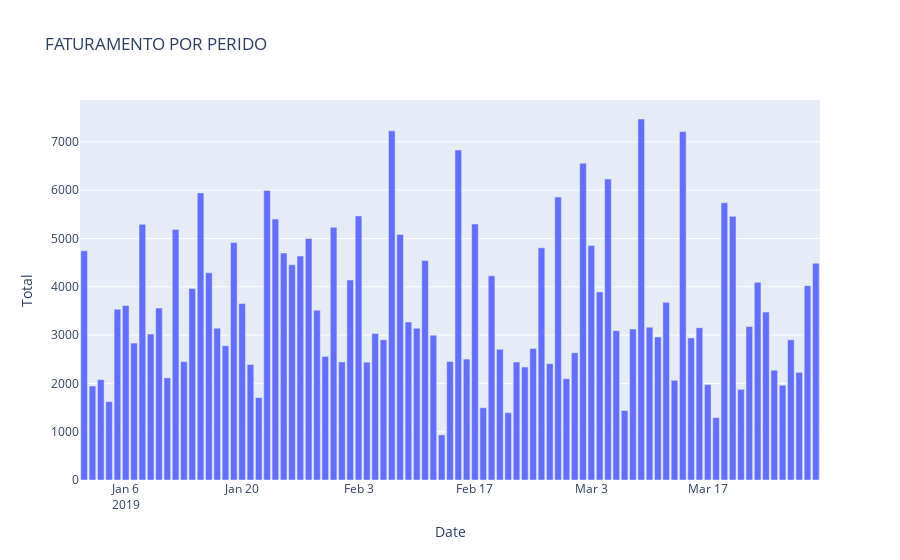

The cell this chart's notebook holds for it:
### Code cell
grafico_8 = px.bar(total_1, x="Date", y="Total", text_auto=True, title="FATURAMENTO POR PERIDO")
grafico_8.show()
